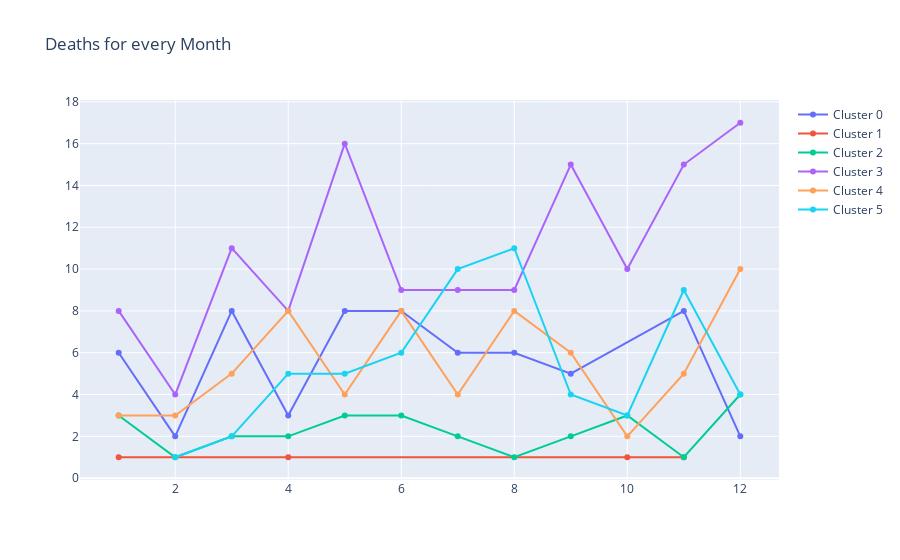

Notebook code cell kept with this figure:
### Code cell
fig = go.Figure()

# Iterate over unique cluster values in sorted order
for clus in sorted(df.Cluster.unique()):

    # // TODO
    # Filter the DataFrame to select rows with the current cluster
    cluster_df = df[df["Cluster"] == clus]
    numOfDeathsPerMonth_df = cluster_df.groupby("event_month")["Deaths"].sum()

    # Create a line plot for the current cluster
    # Add scatter points to the line plot for each data point
    # Add a legend for the current cluster
    fig.add_trace(
        go.Scatter(
            x=numOfDeathsPerMonth_df.index,
            y=numOfDeathsPerMonth_df.values,
            name=f"Cluster {clus}",
        )
    )


fig.update_layout(title="Deaths for every Month")

fig.show()

### Figure 1 — Plotly figure (JSON) as saved in the notebook; plotly's stock layout.template omitted (floating-point values rounded to 4 significant figures)
{"data": [{"name": "Cluster 0", "type": "scatter", "x": [1, 2, 3, 4, 5, 6, 7, 8, 9, 11, 12], "y": [6.0, 2.0, 8.0, 3.0, 8.0, 8.0, 6.0, 6.0, 5.0, 8.0, 2.0]}, {"name": "Cluster 1", "type": "scatter", "x": [1, 4, 10, 11], "y": [1.0, 1.0, 1.0, 1.0]}, {"name": "Cluster 2", "type": "scatter", "x": [1, 2, 3, 4, 5, 6, 7, 8, 9, 10, 11, 12], "y": [3.0, 1.0, 2.0, 2.0, 3.0, 3.0, 2.0, 1.0, 2.0, 3.0, 1.0, 4.0]}, {"name": "Cluster 3", "type": "scatter", "x": [1, 2, 3, 4, 5, 6, 7, 8, 9, 10, 11, 12], "y": [8.0, 4.0, 11.0, 8.0, 16.0, 9.0, 9.0, 9.0, 15.0, 10.0, 15.0, 17.0]}, {"name": "Cluster 4", "type": "scatter", "x": [1, 2, 3, 4, 5, 6, 7, 8, 9, 10, 11, 12], "y": [3.0, 3.0, 5.0, 8.0, 4.0, 8.0, 4.0, 8.0, 6.0, 2.0, 5.0, 10.0]}, {"name": "Cluster 5", "type": "scatter", "x": [2, 3, 4, 5, 6, 7, 8, 9, 10, 11, 12], "y": [1.0, 2.0, 5.0, 5.0, 6.0, 10.0, 11.0, 4.0, 3.0, 9.0, 4.0]}], "layout": {"title": {"text": "Deaths for every Month"}}}
